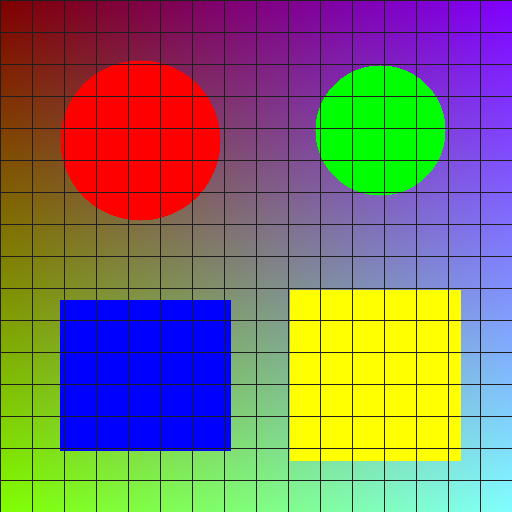
#> input picture input/input_image.png, 512 x 512 px
$ python compression.py
#> lines starting #> are read from the running program, lines starting #| are printed output that depends on the picture
### 2_Image_Compression/huffman.py
import heapq
import math
from collections import Counter


class Node:
    def __init__(self, symbol, freq, left=None, right=None):
        self.symbol = symbol
        self.freq = freq
        self.left = left
        self.right = right

    def __lt__(self, other):
        return self.freq < other.freq


def build_tree(freq):
    heap = []
    for sym, f in freq.items():
        heap.append(Node(sym, f))
    heapq.heapify(heap)

    if len(heap) == 1:
        return Node(None, heap[0].freq, heap[0], None)

    while len(heap) > 1:
        a = heapq.heappop(heap)
        b = heapq.heappop(heap)
        heapq.heappush(heap, Node(None, a.freq + b.freq, a, b))
    return heap[0]


def get_codes(node, prefix, codes):
    if node.symbol is not None:
        codes[node.symbol] = prefix or "0"
        return
    if node.left is not None:
        get_codes(node.left, prefix + "0", codes)
    if node.right is not None:
        get_codes(node.right, prefix + "1", codes)


def huffman_compress(data):
    freq = Counter(data)
    root = build_tree(freq)
    codes = {}
    get_codes(root, "", codes)

    bits = ""
    for byte in data:
        bits += codes[byte]

    total_bits = len(bits)
    padding = (8 - total_bits % 8) % 8
    bits = bits + "0" * padding
    if bits:
        packed = int(bits, 2).to_bytes(len(bits) // 8, "big")
    else:
        packed = b""

    entropy = 0
    for f in freq.values():
        p = f / len(data)
        entropy -= p * math.log2(p)

    total_len = 0
    for sym, f in freq.items():
        total_len += len(codes[sym]) * f
    avg_len = total_len / len(data)

    info = {
        "root": root,
        "codes": codes,
        "padding": padding,
        "length": len(data),
        "entropy": entropy,
        "avg_code_length": avg_len,
        "total_bits": total_bits,
        "frequencies": dict(freq),
    }
    return packed, info


def huffman_decompress(packed, info):
    if not packed:
        return b""

    bits = bin(int.from_bytes(packed, "big"))[2:]
    bits = bits.zfill(len(packed) * 8)
    if info["padding"]:
        bits = bits[:-info["padding"]]

    root = info["root"]
    node = root
    out = bytearray()
    for bit in bits:
        if bit == "0":
            node = node.left
        else:
            node = node.right
        if node is None:
            continue
        if node.symbol is not None:
            out.append(node.symbol)
            node = root
            if len(out) == info["length"]:
                break
    return bytes(out)

### 2_Image_Compression/arithmetic.py
from collections import Counter

MAX_RANGE = 1 << 32
HALF = MAX_RANGE // 2
QUARTER = HALF // 2
THREE_QUARTER = 3 * QUARTER


class BitWriter:
    def __init__(self):
        self.data = bytearray()
        self.acc = 0
        self.count = 0
        self.total_bits = 0

    def write(self, bit):
        self.acc = (self.acc << 1) | bit
        self.count += 1
        self.total_bits += 1
        if self.count == 8:
            self.data.append(self.acc)
            self.acc = 0
            self.count = 0

    def finish(self):
        if self.count:
            self.data.append(self.acc << (8 - self.count))
        return bytes(self.data)


class BitReader:
    def __init__(self, data):
        self.data = data
        self.pos = 0

    def read(self):
        if self.pos // 8 >= len(self.data):
            return 0
        bit = (self.data[self.pos // 8] >> (7 - self.pos % 8)) & 1
        self.pos += 1
        return bit


def build_model(data):
    freq = Counter(data)
    cum = {}
    total = 0
    for sym in sorted(freq):
        cum[sym] = (total, total + freq[sym])
        total += freq[sym]
    ranges = []
    for sym, (lo, hi) in cum.items():
        ranges.append((lo, hi, sym))
    return cum, ranges, total, dict(freq)


def arithmetic_compress(data):
    cum, ranges, total, freq = build_model(data)
    writer = BitWriter()
    low = 0
    high = MAX_RANGE
    pending = 0

    def emit(bit):
        nonlocal pending
        writer.write(bit)
        while pending:
            writer.write(1 - bit)
            pending -= 1

    for sym in data:
        lo_c, hi_c = cum[sym]
        rng = high - low
        high = low + rng * hi_c // total
        low = low + rng * lo_c // total

        while True:
            if high <= HALF:
                emit(0)
                low = low * 2
                high = high * 2
            elif low >= HALF:
                emit(1)
                low = (low - HALF) * 2
                high = (high - HALF) * 2
            elif low >= QUARTER and high <= THREE_QUARTER:
                pending += 1
                low = (low - QUARTER) * 2
                high = (high - QUARTER) * 2
            else:
                break

    pending += 1
    if low < QUARTER:
        emit(0)
    else:
        emit(1)

    packed = writer.finish()
    info = {
        "cum": cum,
        "ranges": ranges,
        "total": total,
        "length": len(data),
        "frequencies": freq,
        "total_bits": writer.total_bits,
    }
    return packed, info


def arithmetic_decompress(packed, info):
    ranges = info["ranges"]
    total = info["total"]
    length = info["length"]

    reader = BitReader(packed)
    low = 0
    high = MAX_RANGE
    value = 0
    for i in range(32):
        value = (value << 1) | reader.read()

    out = bytearray()
    for i in range(length):
        rng = high - low
        scaled = ((value - low + 1) * total - 1) // rng
        for lo_c, hi_c, sym in ranges:
            if lo_c <= scaled < hi_c:
                out.append(sym)
                high = low + rng * hi_c // total
                low = low + rng * lo_c // total
                break

        while True:
            if high <= HALF:
                low = low * 2
                high = high * 2
            elif low >= HALF:
                low = (low - HALF) * 2
                high = (high - HALF) * 2
            elif low >= QUARTER and high <= THREE_QUARTER:
                low = (low - QUARTER) * 2
                high = (high - QUARTER) * 2
                value = value - QUARTER
            else:
                break
            value = ((value << 1) & (MAX_RANGE - 1)) | reader.read()

    return bytes(out)

### 2_Image_Compression/compression.py
import os
import sys
import json
import numpy as np
import cv2

sys.path.insert(0, os.path.dirname(os.path.abspath(__file__)))
from huffman import huffman_compress, huffman_decompress
from arithmetic import arithmetic_compress, arithmetic_decompress


def main():
    base = os.path.dirname(os.path.abspath(__file__))
    root = os.path.dirname(base)
    in_path = os.path.join(root, "input", "input_image.png")
    out_dir = os.path.join(base, "outputs")
    os.makedirs(out_dir, exist_ok=True)

    if not os.path.exists(in_path):
        sys.path.insert(0, os.path.join(root, "1_Image_Filtering"))
        from common import make_sample_image
        os.makedirs(os.path.dirname(in_path), exist_ok=True)
        make_sample_image(in_path)

    img = cv2.imread(in_path)
#> img is the input picture: shape (512, 512, 3); mean B, G, R 104.3, 115.3, 126.6
    gray = cv2.cvtColor(img, cv2.COLOR_BGR2GRAY)
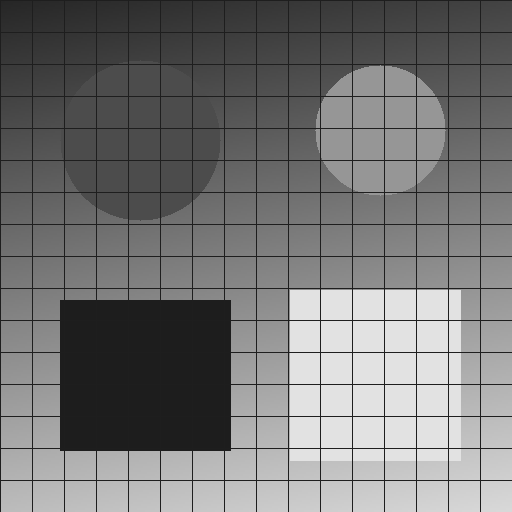
#> gray: shape (512, 512); min 29, max 226, mean 117.4
    gray = cv2.resize(gray, (256, 256))
#> gray: shape (256, 256)
    data = gray.tobytes()
    n = gray.size
#> n = 65536
    orig_size = len(data)
#> orig_size = 65536

    cv2.imwrite(os.path.join(out_dir, "0_original_gray.png"), gray)

    results = {}
    results["image_shape"] = list(gray.shape)
    results["original_size_bytes"] = orig_size

    packed, info = huffman_compress(data)
#> info = 8 items
    f = open(os.path.join(out_dir, "huffman_compressed.bin"), "wb")
    f.write(packed)
    f.close()

    decoded = huffman_decompress(packed, info)
#> the loop in huffman_decompress, `for bit in bits:` made 433377 passes
#> bit on passes 1 to 3: '1', '1', '0'
    recon = np.frombuffer(decoded, dtype=np.uint8).reshape(gray.shape)
    cv2.imwrite(os.path.join(out_dir, "1_huffman_reconstructed.png"), recon)

    huff = {}
    huff["original_size_bytes"] = orig_size
    huff["compressed_size_bytes"] = len(packed)
    huff["compression_ratio"] = round(orig_size / len(packed), 4)
    huff["space_saving_percent"] = round((1 - len(packed) / orig_size) * 100, 2)
    huff["bits_per_pixel"] = round(info["total_bits"] / n, 4)
    huff["entropy_bits_per_symbol"] = round(info["entropy"], 4)
    huff["avg_code_length"] = round(info["avg_code_length"], 4)
    huff["unique_symbols"] = len(info["codes"])
    huff["lossless"] = bool(np.array_equal(gray, recon))
    sample = {}
    for k in sorted(info["codes"])[:10]:
        sample[str(k)] = info["codes"][k]
#> this loop made 10 passes
#> k on passes 1 to 10: 29, 30, 32, 33, 34, 35, 36, 37, 38, 39
#> after the loop, sample = 10 items
    huff["sample_codes"] = sample
    results["huffman"] = huff
    print("huffman:", huff)
#> (printed output is left out)

    packed2, info2 = arithmetic_compress(data)
#> info2 = 6 items
    f = open(os.path.join(out_dir, "arithmetic_compressed.bin"), "wb")
    f.write(packed2)
    f.close()

    decoded2 = arithmetic_decompress(packed2, info2)
#> in arithmetic_decompress, `ranges = info["ranges"]`: ranges = 188 items, first 6: (0, 5530, 29), (5530, 6375, 30), (6375, 6376, 32), (6376, 6378, 33), (6378, 6384, 34), (6384, 6410, 35)
#> in arithmetic_decompress, `total = info["total"]`: total = 65536
#> the loop in arithmetic_decompress, `for i in range(length):` made 65536 passes
#> scaled on passes 1 to 3: 6375, 6378, 6378
    recon2 = np.frombuffer(decoded2, dtype=np.uint8).reshape(gray.shape)
    cv2.imwrite(os.path.join(out_dir, "2_arithmetic_reconstructed.png"), recon2)

    arith = {}
    arith["original_size_bytes"] = orig_size
    arith["compressed_size_bytes"] = len(packed2)
    arith["compression_ratio"] = round(orig_size / len(packed2), 4)
    arith["space_saving_percent"] = round((1 - len(packed2) / orig_size) * 100, 2)
    arith["bits_per_pixel"] = round(info2["total_bits"] / n, 4)
    arith["unique_symbols"] = len(info2["frequencies"])
    arith["lossless"] = bool(np.array_equal(gray, recon2))
    results["arithmetic"] = arith
    print("arithmetic:", arith)
#| arithmetic: {'original_size_bytes': 65536, 'compressed_size_bytes': 53865, 'compression_ratio': 1.2167, 'space_saving_percent': 17.81, 'bits_per_pixel': 6.5753, 'unique_symbols': 188, 'lossless': True}

    f = open(os.path.join(out_dir, "compression_results.json"), "w")
    json.dump(results, f, indent=2)
    f.close()

    f = open(os.path.join(out_dir, "compression_results.txt"), "w")
    f.write("image compression results\n")
    f.write("image: %dx%d gray, %d pixels\n" % (gray.shape[1], gray.shape[0], n))
    f.write("original size: %d bytes\n\n" % orig_size)
    for name in ["huffman", "arithmetic"]:
        f.write(name + "\n")
        for k, v in results[name].items():
            f.write("%s: %s\n" % (k, v))
        f.write("\n")
    f.close()

    print("done")
    return results


if __name__ == "__main__":
    main()
